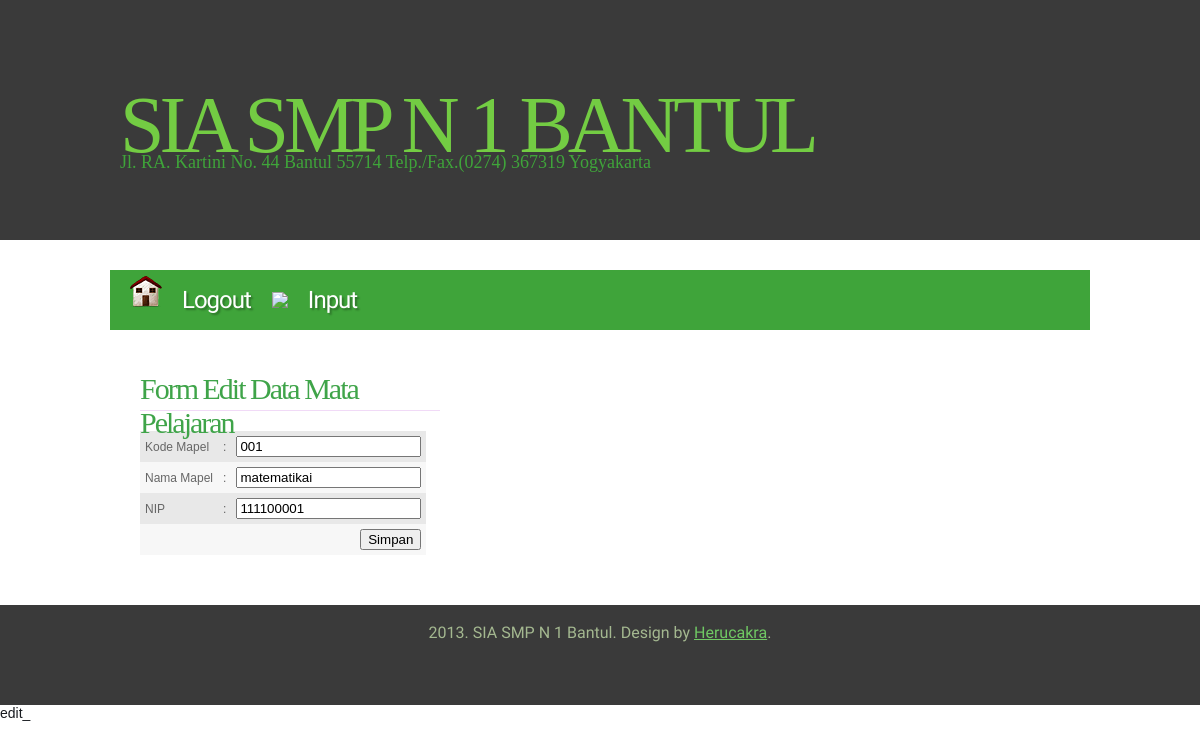
Page /edit_mapel.php?kd_mapel=001 (signed in) on the committed database.
### tables this page shows
CREATE TABLE IF NOT EXISTS `mapel` (
  `kd_mapel` varchar(10) NOT NULL,
  `nm_mapel` varchar(30) NOT NULL,
  `kd_kelas` varchar(10) NOT NULL,
  `nip` varchar(20) NOT NULL,
  PRIMARY KEY (`kd_mapel`),
  KEY `kd_kelas` (`kd_kelas`),
  KEY `nip` (`nip`)
);

### edit_mapel.php (the view, shortened to what this page needs)
<?php
$id = $_GET['kd_mapel'];
$query = mysql_query("select * from mapel where kd_mapel='$id'") or die(mysql_error());
$data = mysql_fetch_array($query);
?>
<html>
<head>
<link href="style.css" rel="stylesheet" type="text/css" media="screen" />
</head>
<body>
<div id="wrapper">
	<div id="header-wrapper">
		<div id="header">
			<div id="logo">
				<h1><a href="#">SIA SMP N 1 Bantul</a></h1>
				<p>Jl. RA. Kartini No. 44 Bantul 55714 Telp./Fax.(0274) 367319 Yogyakarta</p>
			</div>
		</div>
	</div>
	<div id="menu-wrapper">
		<ul id="menu">
		<li><a href="logout.php"><img src ="images/home.png" /><span>Logout</span></a></li>
		<li><img src ="images/nilai.png" /><span>Input</span></a>
		</li>
		</ul>
	</div>
	<div id="page">
		<div id="sidebar-bg">
			<div id="sidebar">
			<h2>Form Edit Data Mata Pelajaran</h2>
				<form name="input_data" action="update_mapel.php" method="post">
				<table border="0" cellpadding="5" cellspacing="0">
					<tbody>
						<tr class='dark'>
							<td>Kode Mapel</td>
							<td>:</td>
							<td><input type="text" name="kd_mapel" maxlength="20" required="required" value="<?php echo $data['kd_mapel']; ?>" /></td>
						</tr>
						<tr class='light'>
							<td>Nama Mapel</td>
							<td>:</td>
							<td><input type="text" name="nm_mapel" maxlength="20" required="required" value="<?php echo $data['nm_mapel']; ?>" /></td>
						</tr>
						<tr class='dark'>
							<td>NIP</td>
							<td>:</td>
							<td><input type="text" name="nip"  required="required" value="<?php echo $data['nip']; ?>" /></td>
						</tr>
						<tr class='light'>
							<td align="right" colspan="3"><input type="submit" name="submit" value="Simpan" /></td>
						</tr>
					</tbody>
				</table>
				</form>
			</div>
		</div>
		<div style="clear: both;">&nbsp;</div>
	</div>
</div>
<div id="footer">
	<p>2013. SIA SMP N 1 Bantul. Design by <a href="http://www.smpn1bantul.net">Herucakra</a>.</p>
</div>
</body>
</html>

### style.css (style rules this page uses)
body { margin: 0; padding: 0; background: #FFFFFF; font-family: Arial, Helvetica, sans-serif; font-size: 14px; color: #181B20; }
h1, h2, h3 { margin: 0px; padding: 0px; font-family: 'Arvo', serif; font-weight: 400; color: #3FA449; }
table tbody { font-size: 12px; }
table tbody tr.light { color:#666666; background-color:#F7F7F7; }
table tbody tr.dark { color:#666666; background-color:#E8E8E8; }
h1 { font-size: 2em; }
h2 { font-size: 2.4em; }
p, ul, ol { margin-top: 0; line-height: 180%; }
a { text-decoration: none; color: #9C9A9A; }
#wrapper { margin: 0 auto; padding: 0; }
#header-wrapper { height: 240px; background: #3A3A3A; margin-bottom: 30px; }
#header { width: 960px; height: 240px; margin: 0 auto; }
#logo { width: 980px; height: 100px; margin: 0px auto; padding: 80px 0px 0px 0px; color: #3FA43A; }
#logo h1, #logo p { display: block; margin: 0px; padding: 0px; }
#logo h1 { letter-spacing: -5px; text-align: left; text-transform: uppercase; font-size: 80px; color: #3FA43A; }
#logo h1 a { color: #73CC43; }
#logo p { margin-top: -25px; text-align: left; font-family: 'Arvo', serif; font-size: 18px; }
#logo a { border: none; background: none; text-decoration: none; color: #3FA43A; }
#menu-wrapper { width: 980px; height: 60px; margin: 0px auto; padding: 0px; background: #3FA43A; }
#menu { margin: 0; padding: 0px 20px; list-style: none; line-height: 60px; letter-spacing: -1px; text-decoration: none; text-shadow: 2px 2px 2px rgba(0,0,0,.3); font-family: 'Abel', sans-serif; font-size: 24px; font-weight: normal; color: #FFFFFF; }
#menu li { float: left; margin-right: 1px; }
#menu a { display: block; float: left; height: 60px; margin: 0px; color: #FFFFFF; }
#menu span { padding: 0px 20px; }
#page { width: 980px; margin: 0px auto; padding: 0px; }
#sidebar-bg { float: left; width: 330px; }
#sidebar { overflow: hidden; width: 300px; padding: 30px 30px 20px 30px; }
#sidebar h2 { height: 38px; margin-bottom: 20px; padding: 12px 0 0 0px; border-bottom: 1px solid #F1DAF7; letter-spacing: -2px; font-size: 30px; color: #3FA449; }
#footer { height: 100px; background: #3A3A3A; }
#footer p { margin: 0; padding-top: 18px; line-height: normal; text-align: center; font-family: 'Abel', sans-serif; font-size: 16px; color: #A4B890; }
#footer a { text-decoration: underline; color: #70C964; }

### rows in the picture
mapel: kd_mapel "001", nm_mapel "matematikai", nip "111100001"
